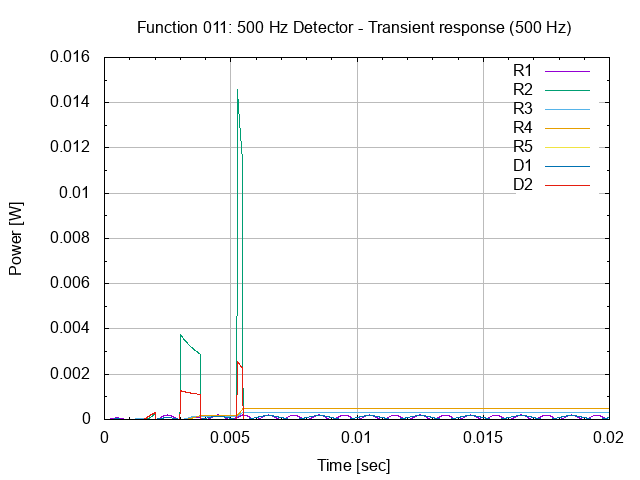

The gnuplot source for this figure:
# setup terminal
set term png

# setup graph
set output "26.011.00.03.01.png"
set title "Function 011: 500 Hz Detector - Transient response (500 Hz)"

# setup Y-axis
set grid ytics lt 1 lw 1 lc rgb "#bbbbbb"
set mytics
set ylabel "Power [W]"

# setup X-axis
set grid xtics lt 1 lw 1 lc rgb "#bbbbbb"
set mxtics
set xrange [0:0.02]
set xlabel "Time [sec]"

# setup plot style
set style data lines
plot '26.011.00.03.01.dat' using 1:2 title "R1", \
     '26.011.00.03.01.dat' using 1:3 title "R2", \
     '26.011.00.03.01.dat' using 1:4 title "R3", \
     '26.011.00.03.01.dat' using 1:5 title "R4", \
     '26.011.00.03.01.dat' using 1:6 title "R5", \
     '26.011.00.03.01.dat' using 1:7 title "D1", \
     '26.011.00.03.01.dat' using 1:8 title "D2"

# set output back to default
set output

# reset terminal type
set terminal pop
